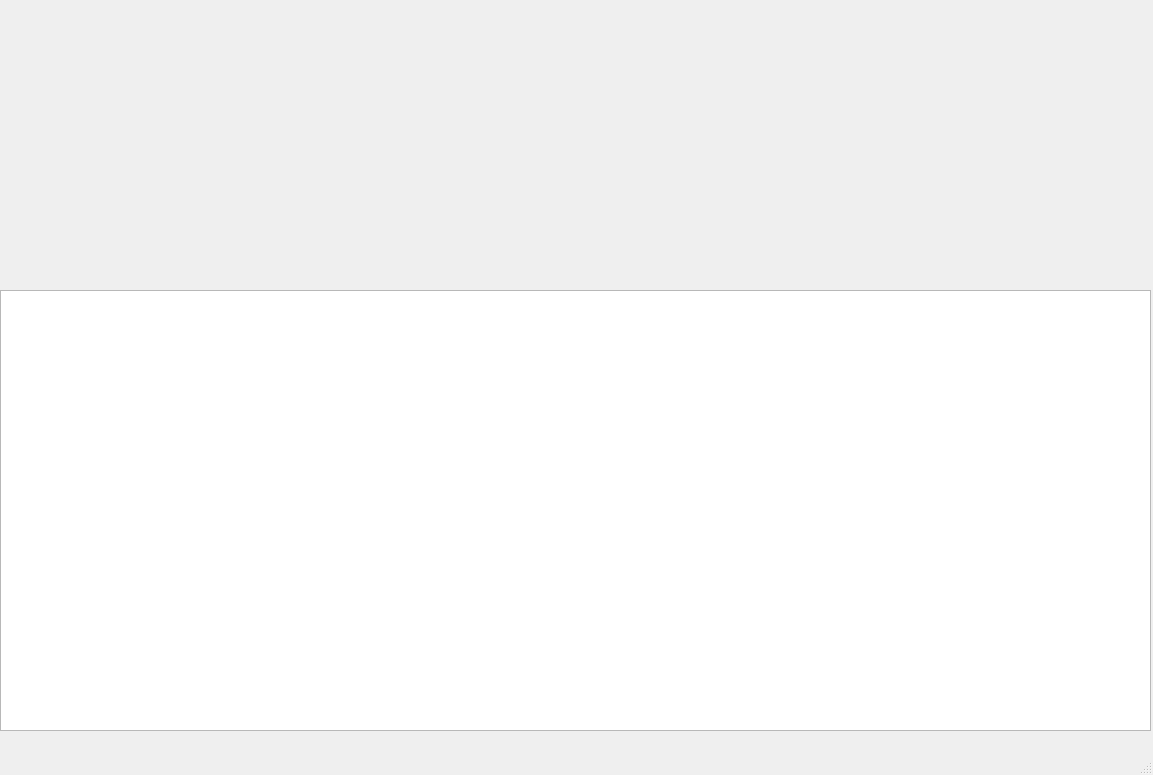
<?xml version="1.0" encoding="UTF-8"?>
<ui version="4.0">
 <class>MainWindow</class>
 <widget class="QMainWindow" name="MainWindow">
  <property name="geometry">
   <rect>
    <x>0</x>
    <y>0</y>
    <width>1153</width>
    <height>775</height>
   </rect>
  </property>
  <property name="windowTitle">
   <string>MainWindow</string>
  </property>
  <widget class="QWidget" name="centralwidget">
   <widget class="QWidget" name="central_widget" native="true">
    <property name="geometry">
     <rect>
      <x>0</x>
      <y>0</y>
      <width>1151</width>
      <height>731</height>
     </rect>
    </property>
    <widget class="QTableWidget" name="tableWidget">
     <property name="geometry">
      <rect>
       <x>0</x>
       <y>290</y>
       <width>1151</width>
       <height>441</height>
      </rect>
     </property>
    </widget>
   </widget>
  </widget>
  <widget class="QMenuBar" name="menubar">
   <property name="geometry">
    <rect>
     <x>0</x>
     <y>0</y>
     <width>1153</width>
     <height>22</height>
    </rect>
   </property>
  </widget>
  <widget class="QStatusBar" name="statusbar"/>
 </widget>
 <resources/>
 <connections/>
</ui>
